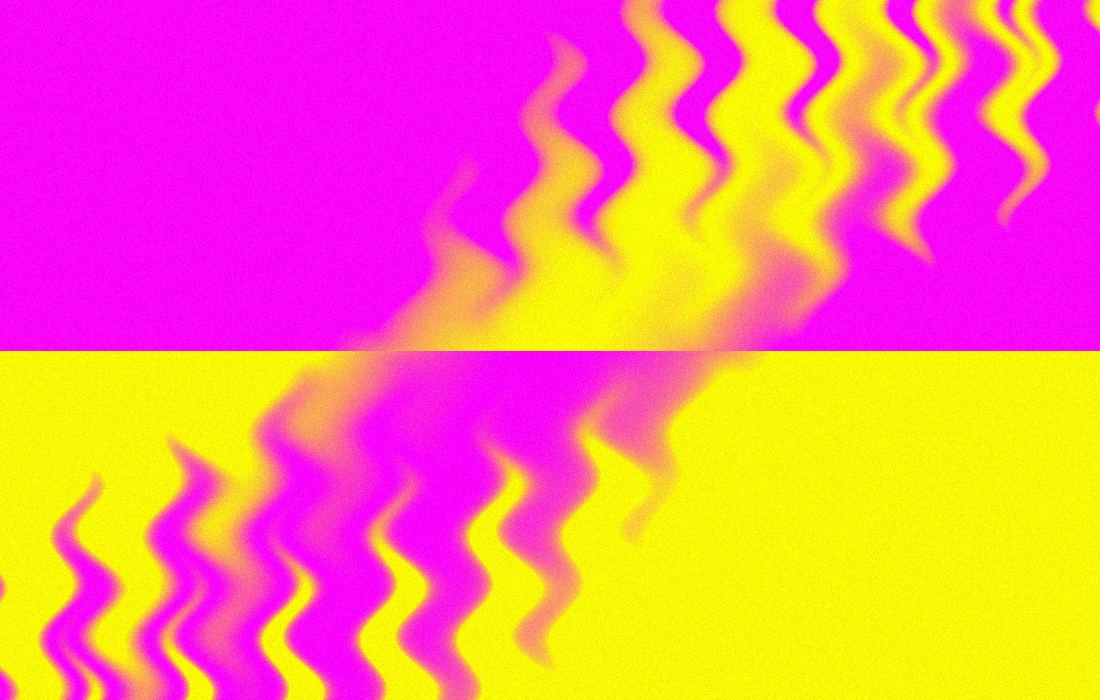
#> input picture pre.png, 1100 x 700 px
$ python process_photo.py
#> lines starting #> are read from the running program, lines starting #| are printed output that depends on the picture
# Process patent photos for the Fall '19 showcase.
# Swap black for white and make the white background transparent.

from PIL import Image
import os
from collections import Counter
# [5 lines of commented-out code are left out]


in_file = 'pre.png'
out_file = in_file.split('.')[0] + '_out.png'

image = Image.open(in_file)
#> image is the input picture: PIL image 1100x700 RGB; mean R, G, B 248, 126.9, 127.3
image = image.convert('RGBA')
#> image: PIL image 1100x700 RGBA
R, G, B, A = 0, 1, 2, 3
source = image.split()


c = Counter()

width, height = image.size
#> width = 1100; height = 700
for x in range(width):
    if (x % 100 == 0):
        print(x)
    for y in range(height):
        r, g, b, a = image.getpixel((x, y))
        # print(r, g, b)
        c[(r, g, b)] += 1
        # if b < 10:

        p = int((r + g) / 2)
        image.putpixel((x, y), (p, p, p, 255))
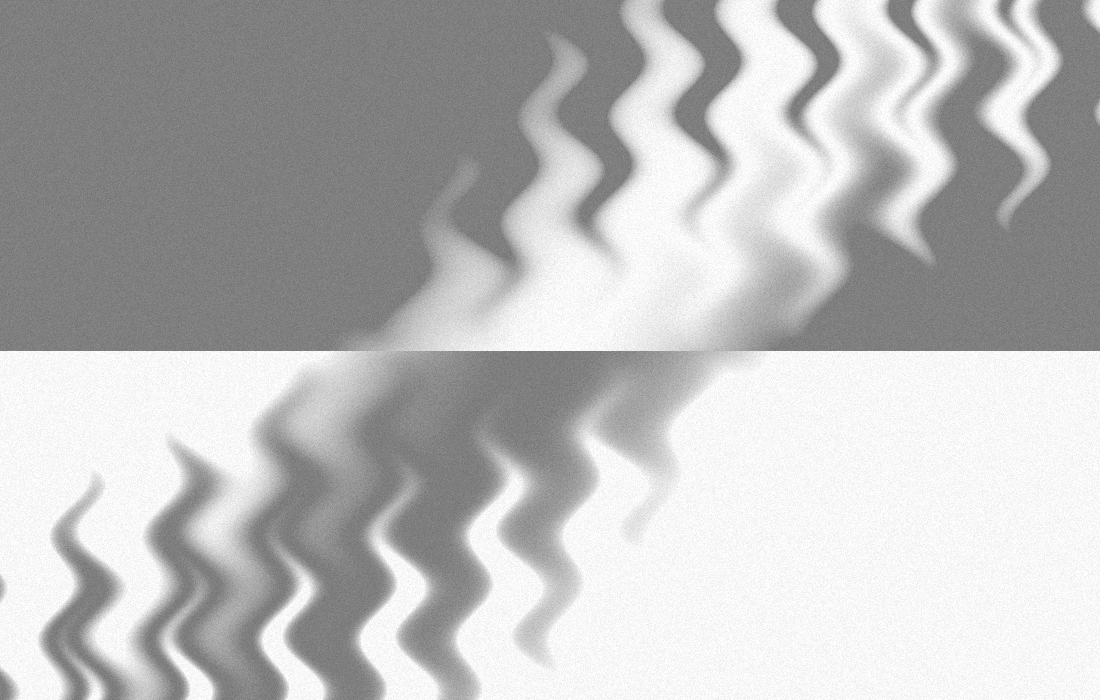
#> image: PIL image 1100x700 RGBA; mean R, G, B, A 187.2, 187.2, 187.2, 255
#> after the loop, c = 132572 items

print(c.most_common(30))
#> (printed output is left out)

# [19 lines of commented-out code are left out]


image.save(out_file)
